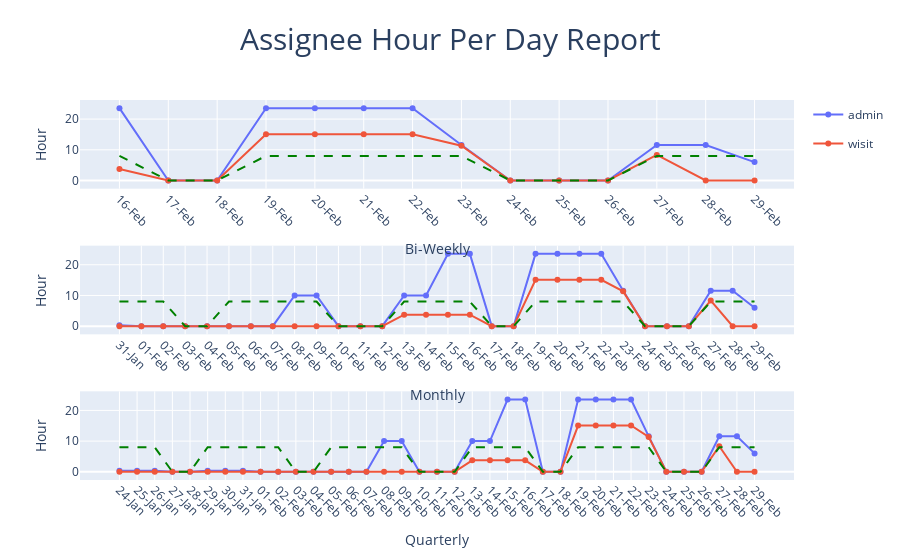

Notebook cell for this chart:
### Code cell
from typing import List, Dict

# import make_subplots
from plotly.subplots import make_subplots


def creat_fully_report_graph(
    num_date_dict: Dict[str, int],
    pivot_hour_per_day_df: pd.DataFrame,
    fig_title: str = "Fully Report",
) -> go.Figure:
    num_date_list = list(num_date_dict.values())
    column_list = pivot_hour_per_day_df.columns.tolist()
    # remove date
    column_list.remove("date")
    print("column_list", column_list)
    fig = make_subplots(
        rows=len(num_date_list),
        cols=1,
        shared_xaxes=False,
        vertical_spacing=0.15,
    )
    showlegend = True
    # create color dict  from  column_list
    color_line_dict = {
        column: px.colors.qualitative.Plotly[i] for i, column in enumerate(column_list)
    }
    for plot_ind, (plot_name, num_date) in enumerate(num_date_dict.items()):
        if plot_ind != 0:
            showlegend = False
        report_plot = pivot_hour_per_day_df.tail(num_date)
        report_plot = report_plot.reset_index()
        first_date = report_plot["date"].min()
        last_date = report_plot["date"].max()
        work_hour_list = [8] * len(report_plot)
        date_list = report_plot["date"].tolist()
        for date in date_list:
            if date in holiday_list:
                work_hour_list[date_list.index(date)] = 0
            if date.weekday() in [5, 6]:
                work_hour_list[date_list.index(date)] = 0

        for column in column_list:
            fig.add_trace(
                go.Scatter(
                    x=report_plot["date"],
                    y=report_plot[column],
                    mode="lines+markers",
                    name=column,
                    showlegend=showlegend,
                    legendgroup=column,
                    line=dict(color=color_line_dict[column]),
                ),
                row=plot_ind + 1,
                col=1,
            )

        fig.add_trace(
            go.Scatter(
                x=report_plot["date"],
                y=work_hour_list,
                mode="lines",
                name="8 hour",
                line=dict(color="green", dash="dash"),
                showlegend=False,
            ),
            row=plot_ind + 1,
            col=1,
        )

        fig.update_layout(
            xaxis=dict(
                tickmode="array",
                tickvals=report_plot["date"].tolist(),
                ticktext=report_plot["date"].dt.strftime("%d-%b").tolist(),
                tickangle=45,
            ),
        )
        fig.update_xaxes(
            **dict(
                tickmode="array",
                tickvals=report_plot["date"].tolist(),
                ticktext=report_plot["date"].dt.strftime("%d-%b").tolist(),
                tickangle=45,
            ),
            row=plot_ind + 1,
            col=1,
            title_text=plot_name,
        )

        fig.update_yaxes(title_text="Hour", row=plot_ind + 1, col=1)
        fig.update_layout(
            title=fig_title,
            title_x=0.5,
            # title font size
            title_font_size=30,
        )
        #     showlegend=True,  # Show the legend
        #     legend=dict(
        #         x=0.5,
        #         y=0.5,
        #         orientation="h",
        #     ),
        # )
    return fig


num_date_dict = {
    "Bi-Weekly": 14,
    "Monthly": 30,
    "Quarterly": 90,
}

fully_report_graph = creat_fully_report_graph(
    num_date_dict,
    assignee_hour_per_day_df,
    fig_title="Assignee Hour Per Day Report",
)
fully_report_graph.show()
fully_report_graph.write_html("Assignee Hour Per Day Report.html")

### Figure 1 — Plotly figure (JSON) as saved in the notebook; plotly's stock layout.template omitted (floating-point values rounded to 4 significant figures)
{"data": [{"legendgroup": "admin", "line": {"color": "#636EFA"}, "mode": "lines+markers", "name": "admin", "showlegend": true, "type": "scatter", "x": ["2024-02-16T00:00:00", "2024-02-17T00:00:00", "2024-02-18T00:00:00", "2024-02-19T00:00:00", "2024-02-20T00:00:00", "2024-02-21T00:00:00", "2024-02-22T00:00:00", "2024-02-23T00:00:00", "2024-02-24T00:00:00", "2024-02-25T00:00:00", "2024-02-26T00:00:00", "2024-02-27T00:00:00", "2024-02-28T00:00:00", "2024-02-29T00:00:00"], "xaxis": "x", "y": [23.56, 0, 0, 23.56, 23.56, 23.56, 23.56, 11.56, 0, 0, 0, 11.56, 11.56, 6], "yaxis": "y"}, {"legendgroup": "wisit", "line": {"color": "#EF553B"}, "mode": "lines+markers", "name": "wisit", "showlegend": true, "type": "scatter", "x": ["2024-02-16T00:00:00", "2024-02-17T00:00:00", "2024-02-18T00:00:00", "2024-02-19T00:00:00", "2024-02-20T00:00:00", "2024-02-21T00:00:00", "2024-02-22T00:00:00", "2024-02-23T00:00:00", "2024-02-24T00:00:00", "2024-02-25T00:00:00", "2024-02-26T00:00:00", "2024-02-27T00:00:00", "2024-02-28T00:00:00", "2024-02-29T00:00:00"], "xaxis": "x", "y": [3.75, 0, 0, 15.08, 15.08, 15.08, 15.08, 11.33, 0, 0, 0, 8.333, 0, 0], "yaxis": "y"}, {"line": {"color": "green", "dash": "dash"}, "mode": "lines", "name": "8 hour", "showlegend": false, "type": "scatter", "x": ["2024-02-16T00:00:00", "2024-02-17T00:00:00", "2024-02-18T00:00:00", "2024-02-19T00:00:00", "2024-02-20T00:00:00", "2024-02-21T00:00:00", "2024-02-22T00:00:00", "2024-02-23T00:00:00", "2024-02-24T00:00:00", "2024-02-25T00:00:00", "2024-02-26T00:00:00", "2024-02-27T00:00:00", "2024-02-28T00:00:00", "2024-02-29T00:00:00"], "xaxis": "x", "y": [8, 0, 0, 8, 8, 8, 8, 8, 0, 0, 0, 8, 8, 8], "yaxis": "y"}, {"legendgroup": "admin", "line": {"color": "#636EFA"}, "mode": "lines+markers", "name": "admin", "showlegend": false, "type": "scatter", "x": ["2024-01-31T00:00:00", "2024-02-01T00:00:00", "2024-02-02T00:00:00", "2024-02-03T00:00:00", "2024-02-04T00:00:00", "2024-02-05T00:00:00", "2024-02-06T00:00:00", "2024-02-07T00:00:00", "2024-02-08T00:00:00", "2024-02-09T00:00:00", "2024-02-10T00:00:00", "2024-02-11T00:00:00", "2024-02-12T00:00:00", "2024-02-13T00:00:00", "2024-02-14T00:00:00", "2024-02-15T00:00:00", "2024-02-16T00:00:00", "2024-02-17T00:00:00", "2024-02-18T00:00:00", "2024-02-19T00:00:00", "2024-02-20T00:00:00", "2024-02-21T00:00:00", "2024-02-22T00:00:00", "2024-02-23T00:00:00", "2024-02-24T00:00:00", "2024-02-25T00:00:00", "2024-02-26T00:00:00", "2024-02-27T00:00:00", "2024-02-28T00:00:00", "2024-02-29T00:00:00"], "xaxis": "x2", "y": [0.3333, 0, 0, 0, 0, 0, 0, 0, 10, 10, 0, 0, 0, 10, 10, 23.56, 23.56, 0, 0, 23.56, 23.56, 23.56, 23.56, 11.56, 0, 0, 0, 11.56, 11.56, 6], "yaxis": "y2"}, {"legendgroup": "wisit", "line": {"color": "#EF553B"}, "mode": "lines+markers", "name": "wisit", "showlegend": false, "type": "scatter", "x": ["2024-01-31T00:00:00", "2024-02-01T00:00:00", "2024-02-02T00:00:00", "2024-02-03T00:00:00", "2024-02-04T00:00:00", "2024-02-05T00:00:00", "2024-02-06T00:00:00", "2024-02-07T00:00:00", "2024-02-08T00:00:00", "2024-02-09T00:00:00", "2024-02-10T00:00:00", "2024-02-11T00:00:00", "2024-02-12T00:00:00", "2024-02-13T00:00:00", "2024-02-14T00:00:00", "2024-02-15T00:00:00", "2024-02-16T00:00:00", "2024-02-17T00:00:00", "2024-02-18T00:00:00", "2024-02-19T00:00:00", "2024-02-20T00:00:00", "2024-02-21T00:00:00", "2024-02-22T00:00:00", "2024-02-23T00:00:00", "2024-02-24T00:00:00", "2024-02-25T00:00:00", "2024-02-26T00:00:00", "2024-02-27T00:00:00", "2024-02-28T00:00:00", "2024-02-29T00:00:00"], "xaxis": "x2", "y": [0, 0, 0, 0, 0, 0, 0, 0, 0, 0, 0, 0, 0, 3.75, 3.75, 3.75, 3.75, 0, 0, 15.08, 15.08, 15.08, 15.08, 11.33, 0, 0, 0, 8.333, 0, 0], "yaxis": "y2"}, {"line": {"color": "green", "dash": "dash"}, "mode": "lines", "name": "8 hour", "showlegend": false, "type": "scatter", "x": ["2024-01-31T00:00:00", "2024-02-01T00:00:00", "2024-02-02T00:00:00", "2024-02-03T00:00:00", "2024-02-04T00:00:00", "2024-02-05T00:00:00", "2024-02-06T00:00:00", "2024-02-07T00:00:00", "2024-02-08T00:00:00", "2024-02-09T00:00:00", "2024-02-10T00:00:00", "2024-02-11T00:00:00", "2024-02-12T00:00:00", "2024-02-13T00:00:00", "2024-02-14T00:00:00", "2024-02-15T00:00:00", "2024-02-16T00:00:00", "2024-02-17T00:00:00", "2024-02-18T00:00:00", "2024-02-19T00:00:00", "2024-02-20T00:00:00", "2024-02-21T00:00:00", "2024-02-22T00:00:00", "2024-02-23T00:00:00", "2024-02-24T00:00:00", "2024-02-25T00:00:00", "2024-02-26T00:00:00", "2024-02-27T00:00:00", "2024-02-28T00:00:00", "2024-02-29T00:00:00"], "xaxis": "x2", "y": [8, 8, 8, 0, 0, 8, 8, 8, 8, 8, 0, 0, 0, 8, 8, 8, 8, 0, 0, 8, 8, 8, 8, 8, 0, 0, 0, 8, 8, 8], "yaxis": "y2"}, {"legendgroup": "admin", "line": {"color": "#636EFA"}, "mode": "lines+markers", "name": "admin", "showlegend": false, "type": "scatter", "x": ["2024-01-24T00:00:00", "2024-01-25T00:00:00", "2024-01-26T00:00:00", "2024-01-27T00:00:00", "2024-01-28T00:00:00", "2024-01-29T00:00:00", "2024-01-30T00:00:00", "2024-01-31T00:00:00", "2024-02-01T00:00:00", "2024-02-02T00:00:00", "2024-02-03T00:00:00", "2024-02-04T00:00:00", "2024-02-05T00:00:00", "2024-02-06T00:00:00", "2024-02-07T00:00:00", "2024-02-08T00:00:00", "2024-02-09T00:00:00", "2024-02-10T00:00:00", "2024-02-11T00:00:00", "2024-02-12T00:00:00", "2024-02-13T00:00:00", "2024-02-14T00:00:00", "2024-02-15T00:00:00", "2024-02-16T00:00:00", "2024-02-17T00:00:00", "2024-02-18T00:00:00", "2024-02-19T00:00:00", "2024-02-20T00:00:00", "2024-02-21T00:00:00", "2024-02-22T00:00:00", "2024-02-23T00:00:00", "2024-02-24T00:00:00", "2024-02-25T00:00:00", "2024-02-26T00:00:00", "2024-02-27T00:00:00", "2024-02-28T00:00:00", "2024-02-29T00:00:00"], "xaxis": "x3", "y": [0.3333, 0.3333, 0.3333, 0, 0, 0.3333, 0.3333, 0.3333, 0, 0, 0, 0, 0, 0, 0, 10, 10, 0, 0, 0, 10, 10, 23.56, 23.56, 0, 0, 23.56, 23.56, 23.56, 23.56, 11.56, 0, 0, 0, 11.56, 11.56, 6], "yaxis": "y3"}, {"legendgroup": "wisit", "line": {"color": "#EF553B"}, "mode": "lines+markers", "name": "wisit", "showlegend": false, "type": "scatter", "x": ["2024-01-24T00:00:00", "2024-01-25T00:00:00", "2024-01-26T00:00:00", "2024-01-27T00:00:00", "2024-01-28T00:00:00", "2024-01-29T00:00:00", "2024-01-30T00:00:00", "2024-01-31T00:00:00", "2024-02-01T00:00:00", "2024-02-02T00:00:00", "2024-02-03T00:00:00", "2024-02-04T00:00:00", "2024-02-05T00:00:00", "2024-02-06T00:00:00", "2024-02-07T00:00:00", "2024-02-08T00:00:00", "2024-02-09T00:00:00", "2024-02-10T00:00:00", "2024-02-11T00:00:00", "2024-02-12T00:00:00", "2024-02-13T00:00:00", "2024-02-14T00:00:00", "2024-02-15T00:00:00", "2024-02-16T00:00:00", "2024-02-17T00:00:00", "2024-02-18T00:00:00", "2024-02-19T00:00:00", "2024-02-20T00:00:00", "2024-02-21T00:00:00", "2024-02-22T00:00:00", "2024-02-23T00:00:00", "2024-02-24T00:00:00", "2024-02-25T00:00:00", "2024-02-26T00:00:00", "2024-02-27T00:00:00", "2024-02-28T00:00:00", "2024-02-29T00:00:00"], "xaxis": "x3", "y": [0, 0, 0, 0, 0, 0, 0, 0, 0, 0, 0, 0, 0, 0, 0, 0, 0, 0, 0, 0, 3.75, 3.75, 3.75, 3.75, 0, 0, 15.08, 15.08, 15.08, 15.08, 11.33, 0, 0, 0, 8.333, 0, 0], "yaxis": "y3"}, {"line": {"color": "green", "dash": "dash"}, "mode": "lines", "name": "8 hour", "showlegend": false, "type": "scatter", "x": ["2024-01-24T00:00:00", "2024-01-25T00:00:00", "2024-01-26T00:00:00", "2024-01-27T00:00:00", "2024-01-28T00:00:00", "2024-01-29T00:00:00", "2024-01-30T00:00:00", "2024-01-31T00:00:00", "2024-02-01T00:00:00", "2024-02-02T00:00:00", "2024-02-03T00:00:00", "2024-02-04T00:00:00", "2024-02-05T00:00:00", "2024-02-06T00:00:00", "2024-02-07T00:00:00", "2024-02-08T00:00:00", "2024-02-09T00:00:00", "2024-02-10T00:00:00", "2024-02-11T00:00:00", "2024-02-12T00:00:00", "2024-02-13T00:00:00", "2024-02-14T00:00:00", "2024-02-15T00:00:00", "2024-02-16T00:00:00", "2024-02-17T00:00:00", "2024-02-18T00:00:00", "2024-02-19T00:00:00", "2024-02-20T00:00:00", "2024-02-21T00:00:00", "2024-02-22T00:00:00", "2024-02-23T00:00:00", "2024-02-24T00:00:00", "2024-02-25T00:00:00", "2024-02-26T00:00:00", "2024-02-27T00:00:00", "2024-02-28T00:00:00", "2024-02-29T00:00:00"], "xaxis": "x3", "y": [8, 8, 8, 0, 0, 8, 8, 8, 8, 8, 0, 0, 8, 8, 8, 8, 8, 0, 0, 0, 8, 8, 8, 8, 0, 0, 8, 8, 8, 8, 8, 0, 0, 0, 8, 8, 8], "yaxis": "y3"}], "layout": {"title": {"font": {"size": 30}, "text": "Assignee Hour Per Day Report", "x": 0.5}, "xaxis": {"anchor": "y", "domain": [0, 1], "tickangle": 45, "tickmode": "array", "ticktext": ["24-Jan", "25-Jan", "26-Jan", "27-Jan", "28-Jan", "29-Jan", "30-Jan", "31-Jan", "01-Feb", "02-Feb", "03-Feb", "04-Feb", "05-Feb", "06-Feb", "07-Feb", "08-Feb", "09-Feb", "10-Feb", "11-Feb", "12-Feb", "13-Feb", "14-Feb", "15-Feb", "16-Feb", "17-Feb", "18-Feb", "19-Feb", "20-Feb", "21-Feb", "22-Feb", "23-Feb", "24-Feb", "25-Feb", "26-Feb", "27-Feb", "28-Feb", "29-Feb"], "tickvals": ["2024-01-24T00:00:00", "2024-01-25T00:00:00", "2024-01-26T00:00:00", "2024-01-27T00:00:00", "2024-01-28T00:00:00", "2024-01-29T00:00:00", "2024-01-30T00:00:00", "2024-01-31T00:00:00", "2024-02-01T00:00:00", "2024-02-02T00:00:00", "2024-02-03T00:00:00", "2024-02-04T00:00:00", "2024-02-05T00:00:00", "2024-02-06T00:00:00", "2024-02-07T00:00:00", "2024-02-08T00:00:00", "2024-02-09T00:00:00", "2024-02-10T00:00:00", "2024-02-11T00:00:00", "2024-02-12T00:00:00", "2024-02-13T00:00:00", "2024-02-14T00:00:00", "2024-02-15T00:00:00", "2024-02-16T00:00:00", "2024-02-17T00:00:00", "2024-02-18T00:00:00", "2024-02-19T00:00:00", "2024-02-20T00:00:00", "2024-02-21T00:00:00", "2024-02-22T00:00:00", "2024-02-23T00:00:00", "2024-02-24T00:00:00", "2024-02-25T00:00:00", "2024-02-26T00:00:00", "2024-02-27T00:00:00", "2024-02-28T00:00:00", "2024-02-29T00:00:00"], "title": {"text": "Bi-Weekly"}}, "xaxis2": {"anchor": "y2", "domain": [0, 1], "tickangle": 45, "tickmode": "array", "ticktext": ["31-Jan", "01-Feb", "02-Feb", "03-Feb", "04-Feb", "05-Feb", "06-Feb", "07-Feb", "08-Feb", "09-Feb", "10-Feb", "11-Feb", "12-Feb", "13-Feb", "14-Feb", "15-Feb", "16-Feb", "17-Feb", "18-Feb", "19-Feb", "20-Feb", "21-Feb", "22-Feb", "23-Feb", "24-Feb", "25-Feb", "26-Feb", "27-Feb", "28-Feb", "29-Feb"], "tickvals": ["2024-01-31T00:00:00", "2024-02-01T00:00:00", "2024-02-02T00:00:00", "2024-02-03T00:00:00", "2024-02-04T00:00:00", "2024-02-05T00:00:00", "2024-02-06T00:00:00", "2024-02-07T00:00:00", "2024-02-08T00:00:00", "2024-02-09T00:00:00", "2024-02-10T00:00:00", "2024-02-11T00:00:00", "2024-02-12T00:00:00", "2024-02-13T00:00:00", "2024-02-14T00:00:00", "2024-02-15T00:00:00", "2024-02-16T00:00:00", "2024-02-17T00:00:00", "2024-02-18T00:00:00", "2024-02-19T00:00:00", "2024-02-20T00:00:00", "2024-02-21T00:00:00", "2024-02-22T00:00:00", "2024-02-23T00:00:00", "2024-02-24T00:00:00", "2024-02-25T00:00:00", "2024-02-26T00:00:00", "2024-02-27T00:00:00", "2024-02-28T00:00:00", "2024-02-29T00:00:00"], "title": {"text": "Monthly"}}, "xaxis3": {"anchor": "y3", "domain": [0, 1], "tickangle": 45, "tickmode": "array", "ticktext": ["24-Jan", "25-Jan", "26-Jan", "27-Jan", "28-Jan", "29-Jan", "30-Jan", "31-Jan", "01-Feb", "02-Feb", "03-Feb", "04-Feb", "05-Feb", "06-Feb", "07-Feb", "08-Feb", "09-Feb", "10-Feb", "11-Feb", "12-Feb", "13-Feb", "14-Feb", "15-Feb", "16-Feb", "17-Feb", "18-Feb", "19-Feb", "20-Feb", "21-Feb", "22-Feb", "23-Feb", "24-Feb", "25-Feb", "26-Feb", "27-Feb", "28-Feb", "29-Feb"], "tickvals": ["2024-01-24T00:00:00", "2024-01-25T00:00:00", "2024-01-26T00:00:00", "2024-01-27T00:00:00", "2024-01-28T00:00:00", "2024-01-29T00:00:00", "2024-01-30T00:00:00", "2024-01-31T00:00:00", "2024-02-01T00:00:00", "2024-02-02T00:00:00", "2024-02-03T00:00:00", "2024-02-04T00:00:00", "2024-02-05T00:00:00", "2024-02-06T00:00:00", "2024-02-07T00:00:00", "2024-02-08T00:00:00", "2024-02-09T00:00:00", "2024-02-10T00:00:00", "2024-02-11T00:00:00", "2024-02-12T00:00:00", "2024-02-13T00:00:00", "2024-02-14T00:00:00", "2024-02-15T00:00:00", "2024-02-16T00:00:00", "2024-02-17T00:00:00", "2024-02-18T00:00:00", "2024-02-19T00:00:00", "2024-02-20T00:00:00", "2024-02-21T00:00:00", "2024-02-22T00:00:00", "2024-02-23T00:00:00", "2024-02-24T00:00:00", "2024-02-25T00:00:00", "2024-02-26T00:00:00", "2024-02-27T00:00:00", "2024-02-28T00:00:00", "2024-02-29T00:00:00"], "title": {"text": "Quarterly"}}, "yaxis": {"anchor": "x", "domain": [0.7667, 1.0], "title": {"text": "Hour"}}, "yaxis2": {"anchor": "x2", "domain": [0.3833, 0.6167], "title": {"text": "Hour"}}, "yaxis3": {"anchor": "x3", "domain": [0, 0.2333], "title": {"text": "Hour"}}}}
